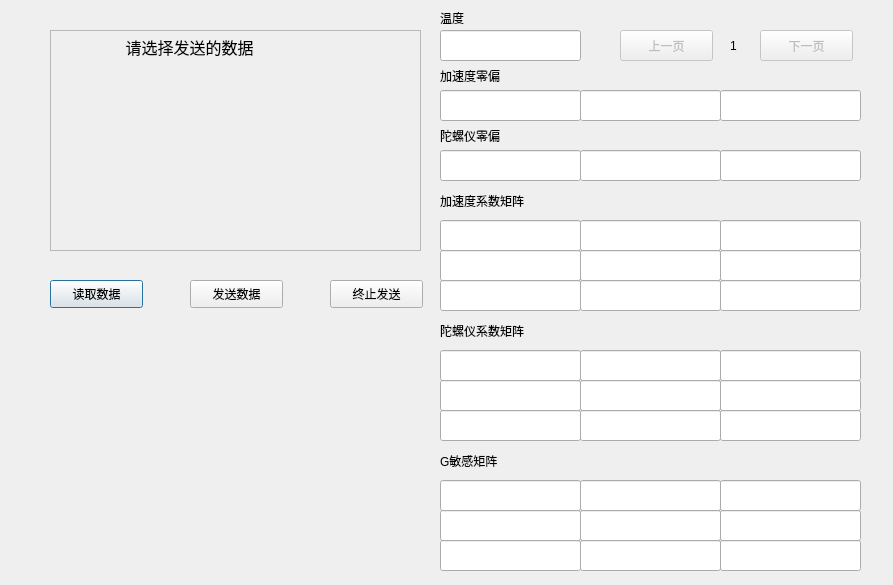
<?xml version="1.0" encoding="UTF-8"?>
<ui version="4.0">
 <class>Dialog_TempCali</class>
 <widget class="QDialog" name="Dialog_TempCali">
  <property name="geometry">
   <rect>
    <x>0</x>
    <y>0</y>
    <width>893</width>
    <height>585</height>
   </rect>
  </property>
  <property name="windowTitle">
   <string>Dialog</string>
  </property>
  <widget class="QLabel" name="Label_TempCali_Msg">
   <property name="geometry">
    <rect>
     <x>50</x>
     <y>30</y>
     <width>371</width>
     <height>221</height>
    </rect>
   </property>
   <property name="font">
    <font>
     <family>微软雅黑</family>
     <pointsize>12</pointsize>
    </font>
   </property>
   <property name="frameShape">
    <enum>QFrame::StyledPanel</enum>
   </property>
   <property name="frameShadow">
    <enum>QFrame::Plain</enum>
   </property>
   <property name="lineWidth">
    <number>1</number>
   </property>
   <property name="midLineWidth">
    <number>1</number>
   </property>
   <property name="text">
    <string>                 请选择发送的数据</string>
   </property>
   <property name="alignment">
    <set>Qt::AlignLeading|Qt::AlignLeft|Qt::AlignTop</set>
   </property>
  </widget>
  <widget class="QPushButton" name="PushButton_TempCali_ReadFile">
   <property name="geometry">
    <rect>
     <x>50</x>
     <y>280</y>
     <width>93</width>
     <height>28</height>
    </rect>
   </property>
   <property name="text">
    <string>读取数据</string>
   </property>
  </widget>
  <widget class="QPushButton" name="PushButton_TempCali_SendFile">
   <property name="geometry">
    <rect>
     <x>190</x>
     <y>280</y>
     <width>93</width>
     <height>28</height>
    </rect>
   </property>
   <property name="text">
    <string>发送数据</string>
   </property>
  </widget>
  <widget class="QPushButton" name="PushButton_TempCali_StopSendFile">
   <property name="geometry">
    <rect>
     <x>330</x>
     <y>280</y>
     <width>93</width>
     <height>28</height>
    </rect>
   </property>
   <property name="text">
    <string>终止发送</string>
   </property>
  </widget>
  <widget class="QPushButton" name="PushButton_next">
   <property name="enabled">
    <bool>false</bool>
   </property>
   <property name="geometry">
    <rect>
     <x>760</x>
     <y>30</y>
     <width>93</width>
     <height>31</height>
    </rect>
   </property>
   <property name="text">
    <string>下一页</string>
   </property>
  </widget>
  <widget class="QLabel" name="label_2">
   <property name="geometry">
    <rect>
     <x>440</x>
     <y>10</y>
     <width>72</width>
     <height>15</height>
    </rect>
   </property>
   <property name="text">
    <string>温度</string>
   </property>
  </widget>
  <widget class="QLabel" name="label_3">
   <property name="geometry">
    <rect>
     <x>440</x>
     <y>60</y>
     <width>91</width>
     <height>31</height>
    </rect>
   </property>
   <property name="text">
    <string>加速度零偏</string>
   </property>
  </widget>
  <widget class="QLabel" name="label_4">
   <property name="geometry">
    <rect>
     <x>440</x>
     <y>120</y>
     <width>91</width>
     <height>31</height>
    </rect>
   </property>
   <property name="text">
    <string>陀螺仪零偏</string>
   </property>
  </widget>
  <widget class="QLabel" name="label_8">
   <property name="geometry">
    <rect>
     <x>440</x>
     <y>180</y>
     <width>111</width>
     <height>41</height>
    </rect>
   </property>
   <property name="text">
    <string>加速度系数矩阵</string>
   </property>
  </widget>
  <widget class="QLabel" name="label_9">
   <property name="geometry">
    <rect>
     <x>440</x>
     <y>310</y>
     <width>131</width>
     <height>41</height>
    </rect>
   </property>
   <property name="text">
    <string>陀螺仪系数矩阵</string>
   </property>
  </widget>
  <widget class="QLabel" name="label_10">
   <property name="geometry">
    <rect>
     <x>440</x>
     <y>440</y>
     <width>91</width>
     <height>41</height>
    </rect>
   </property>
   <property name="text">
    <string>G敏感矩阵</string>
   </property>
  </widget>
  <widget class="QPushButton" name="PushButton_pre">
   <property name="enabled">
    <bool>false</bool>
   </property>
   <property name="geometry">
    <rect>
     <x>620</x>
     <y>30</y>
     <width>93</width>
     <height>31</height>
    </rect>
   </property>
   <property name="text">
    <string>上一页</string>
   </property>
  </widget>
  <widget class="QLabel" name="Label_CurPage">
   <property name="geometry">
    <rect>
     <x>730</x>
     <y>30</y>
     <width>31</width>
     <height>31</height>
    </rect>
   </property>
   <property name="text">
    <string>1</string>
   </property>
  </widget>
  <widget class="QLineEdit" name="LineEdit_T">
   <property name="enabled">
    <bool>true</bool>
   </property>
   <property name="geometry">
    <rect>
     <x>440</x>
     <y>30</y>
     <width>141</width>
     <height>31</height>
    </rect>
   </property>
   <property name="readOnly">
    <bool>true</bool>
   </property>
  </widget>
  <widget class="QLineEdit" name="LineEdit_Bay">
   <property name="geometry">
    <rect>
     <x>580</x>
     <y>90</y>
     <width>141</width>
     <height>31</height>
    </rect>
   </property>
   <property name="readOnly">
    <bool>true</bool>
   </property>
  </widget>
  <widget class="QLineEdit" name="LineEdit_Baz">
   <property name="geometry">
    <rect>
     <x>720</x>
     <y>90</y>
     <width>141</width>
     <height>31</height>
    </rect>
   </property>
   <property name="readOnly">
    <bool>true</bool>
   </property>
  </widget>
  <widget class="QLineEdit" name="LineEdit_Bgx">
   <property name="geometry">
    <rect>
     <x>440</x>
     <y>150</y>
     <width>141</width>
     <height>31</height>
    </rect>
   </property>
   <property name="readOnly">
    <bool>true</bool>
   </property>
  </widget>
  <widget class="QLineEdit" name="LineEdit_Bgz">
   <property name="geometry">
    <rect>
     <x>720</x>
     <y>150</y>
     <width>141</width>
     <height>31</height>
    </rect>
   </property>
   <property name="readOnly">
    <bool>true</bool>
   </property>
  </widget>
  <widget class="QLineEdit" name="LineEdit_Bgy">
   <property name="geometry">
    <rect>
     <x>580</x>
     <y>150</y>
     <width>141</width>
     <height>31</height>
    </rect>
   </property>
   <property name="readOnly">
    <bool>true</bool>
   </property>
  </widget>
  <widget class="QLineEdit" name="LineEdit_Ka7">
   <property name="geometry">
    <rect>
     <x>720</x>
     <y>220</y>
     <width>141</width>
     <height>31</height>
    </rect>
   </property>
   <property name="readOnly">
    <bool>true</bool>
   </property>
  </widget>
  <widget class="QLineEdit" name="LineEdit_Ka2">
   <property name="geometry">
    <rect>
     <x>440</x>
     <y>250</y>
     <width>141</width>
     <height>31</height>
    </rect>
   </property>
   <property name="readOnly">
    <bool>true</bool>
   </property>
  </widget>
  <widget class="QLineEdit" name="LineEdit_Ka1">
   <property name="geometry">
    <rect>
     <x>440</x>
     <y>220</y>
     <width>141</width>
     <height>31</height>
    </rect>
   </property>
   <property name="readOnly">
    <bool>true</bool>
   </property>
  </widget>
  <widget class="QLineEdit" name="LineEdit_Ka3">
   <property name="geometry">
    <rect>
     <x>440</x>
     <y>280</y>
     <width>141</width>
     <height>31</height>
    </rect>
   </property>
   <property name="readOnly">
    <bool>true</bool>
   </property>
  </widget>
  <widget class="QLineEdit" name="LineEdit_Ka5">
   <property name="geometry">
    <rect>
     <x>580</x>
     <y>250</y>
     <width>141</width>
     <height>31</height>
    </rect>
   </property>
   <property name="readOnly">
    <bool>true</bool>
   </property>
  </widget>
  <widget class="QLineEdit" name="LineEdit_Ka4">
   <property name="geometry">
    <rect>
     <x>580</x>
     <y>220</y>
     <width>141</width>
     <height>31</height>
    </rect>
   </property>
   <property name="readOnly">
    <bool>true</bool>
   </property>
  </widget>
  <widget class="QLineEdit" name="LineEdit_Ka9">
   <property name="geometry">
    <rect>
     <x>720</x>
     <y>280</y>
     <width>141</width>
     <height>31</height>
    </rect>
   </property>
   <property name="readOnly">
    <bool>true</bool>
   </property>
  </widget>
  <widget class="QLineEdit" name="LineEdit_Ka8">
   <property name="geometry">
    <rect>
     <x>720</x>
     <y>250</y>
     <width>141</width>
     <height>31</height>
    </rect>
   </property>
   <property name="readOnly">
    <bool>true</bool>
   </property>
  </widget>
  <widget class="QLineEdit" name="LineEdit_Ka6">
   <property name="geometry">
    <rect>
     <x>580</x>
     <y>280</y>
     <width>141</width>
     <height>31</height>
    </rect>
   </property>
   <property name="readOnly">
    <bool>true</bool>
   </property>
  </widget>
  <widget class="QLineEdit" name="LineEdit_Kg7">
   <property name="geometry">
    <rect>
     <x>720</x>
     <y>350</y>
     <width>141</width>
     <height>31</height>
    </rect>
   </property>
   <property name="readOnly">
    <bool>true</bool>
   </property>
  </widget>
  <widget class="QLineEdit" name="LineEdit_Kg1">
   <property name="geometry">
    <rect>
     <x>440</x>
     <y>350</y>
     <width>141</width>
     <height>31</height>
    </rect>
   </property>
   <property name="readOnly">
    <bool>true</bool>
   </property>
  </widget>
  <widget class="QLineEdit" name="LineEdit_Kg4">
   <property name="geometry">
    <rect>
     <x>580</x>
     <y>350</y>
     <width>141</width>
     <height>31</height>
    </rect>
   </property>
   <property name="readOnly">
    <bool>true</bool>
   </property>
  </widget>
  <widget class="QLineEdit" name="LineEdit_Kg5">
   <property name="geometry">
    <rect>
     <x>580</x>
     <y>380</y>
     <width>141</width>
     <height>31</height>
    </rect>
   </property>
   <property name="readOnly">
    <bool>true</bool>
   </property>
  </widget>
  <widget class="QLineEdit" name="LineEdit_Kg2">
   <property name="geometry">
    <rect>
     <x>440</x>
     <y>380</y>
     <width>141</width>
     <height>31</height>
    </rect>
   </property>
   <property name="readOnly">
    <bool>true</bool>
   </property>
  </widget>
  <widget class="QLineEdit" name="LineEdit_Kg3">
   <property name="geometry">
    <rect>
     <x>440</x>
     <y>410</y>
     <width>141</width>
     <height>31</height>
    </rect>
   </property>
   <property name="readOnly">
    <bool>true</bool>
   </property>
  </widget>
  <widget class="QLineEdit" name="LineEdit_Kg8">
   <property name="geometry">
    <rect>
     <x>720</x>
     <y>380</y>
     <width>141</width>
     <height>31</height>
    </rect>
   </property>
   <property name="readOnly">
    <bool>true</bool>
   </property>
  </widget>
  <widget class="QLineEdit" name="LineEdit_Kg9">
   <property name="geometry">
    <rect>
     <x>720</x>
     <y>410</y>
     <width>141</width>
     <height>31</height>
    </rect>
   </property>
   <property name="readOnly">
    <bool>true</bool>
   </property>
  </widget>
  <widget class="QLineEdit" name="LineEdit_Kg6">
   <property name="geometry">
    <rect>
     <x>580</x>
     <y>410</y>
     <width>141</width>
     <height>31</height>
    </rect>
   </property>
   <property name="readOnly">
    <bool>true</bool>
   </property>
  </widget>
  <widget class="QLineEdit" name="LineEdit_G7">
   <property name="geometry">
    <rect>
     <x>720</x>
     <y>480</y>
     <width>141</width>
     <height>31</height>
    </rect>
   </property>
   <property name="readOnly">
    <bool>true</bool>
   </property>
  </widget>
  <widget class="QLineEdit" name="LineEdit_G1">
   <property name="geometry">
    <rect>
     <x>440</x>
     <y>480</y>
     <width>141</width>
     <height>31</height>
    </rect>
   </property>
   <property name="readOnly">
    <bool>true</bool>
   </property>
  </widget>
  <widget class="QLineEdit" name="LineEdit_G4">
   <property name="geometry">
    <rect>
     <x>580</x>
     <y>480</y>
     <width>141</width>
     <height>31</height>
    </rect>
   </property>
   <property name="readOnly">
    <bool>true</bool>
   </property>
  </widget>
  <widget class="QLineEdit" name="LineEdit_G2">
   <property name="geometry">
    <rect>
     <x>440</x>
     <y>510</y>
     <width>141</width>
     <height>31</height>
    </rect>
   </property>
   <property name="readOnly">
    <bool>true</bool>
   </property>
  </widget>
  <widget class="QLineEdit" name="LineEdit_G8">
   <property name="geometry">
    <rect>
     <x>720</x>
     <y>510</y>
     <width>141</width>
     <height>31</height>
    </rect>
   </property>
   <property name="readOnly">
    <bool>true</bool>
   </property>
  </widget>
  <widget class="QLineEdit" name="LineEdit_G5">
   <property name="geometry">
    <rect>
     <x>580</x>
     <y>510</y>
     <width>141</width>
     <height>31</height>
    </rect>
   </property>
   <property name="readOnly">
    <bool>true</bool>
   </property>
  </widget>
  <widget class="QLineEdit" name="LineEdit_G9">
   <property name="geometry">
    <rect>
     <x>720</x>
     <y>540</y>
     <width>141</width>
     <height>31</height>
    </rect>
   </property>
   <property name="readOnly">
    <bool>true</bool>
   </property>
  </widget>
  <widget class="QLineEdit" name="LineEdit_G3">
   <property name="geometry">
    <rect>
     <x>440</x>
     <y>540</y>
     <width>141</width>
     <height>31</height>
    </rect>
   </property>
   <property name="readOnly">
    <bool>true</bool>
   </property>
  </widget>
  <widget class="QLineEdit" name="LineEdit_G6">
   <property name="geometry">
    <rect>
     <x>580</x>
     <y>540</y>
     <width>141</width>
     <height>31</height>
    </rect>
   </property>
   <property name="readOnly">
    <bool>true</bool>
   </property>
  </widget>
  <widget class="QLineEdit" name="LineEdit_Bax">
   <property name="geometry">
    <rect>
     <x>440</x>
     <y>90</y>
     <width>141</width>
     <height>31</height>
    </rect>
   </property>
   <property name="readOnly">
    <bool>true</bool>
   </property>
  </widget>
 </widget>
 <resources/>
 <connections/>
</ui>
